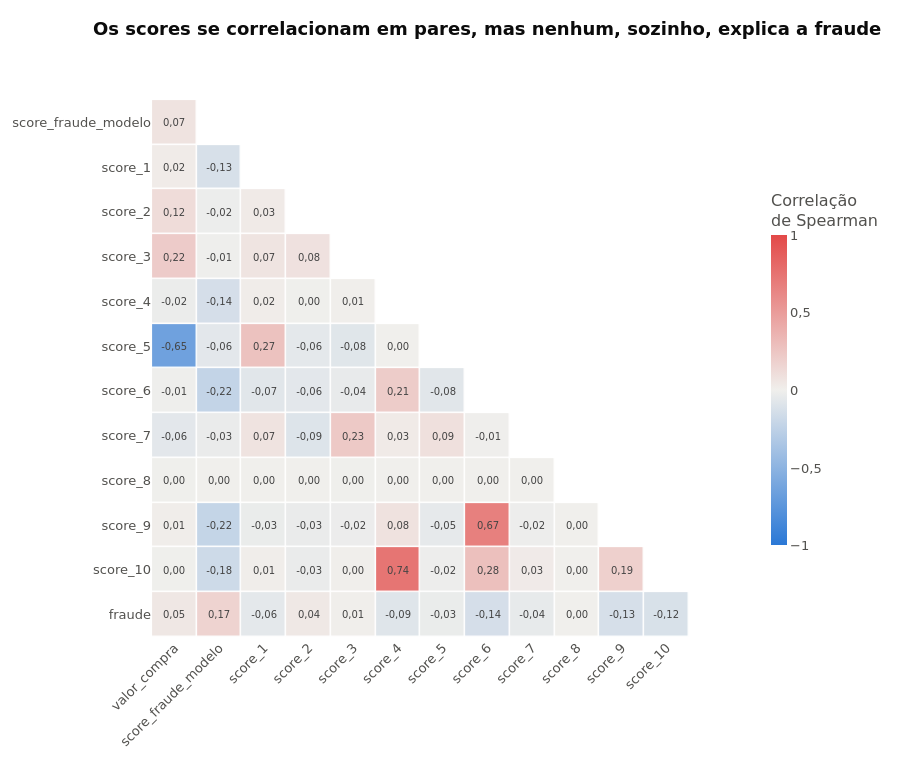

The notebook cell saved with this chart:
### Markdown cell above
### plotly

`px.imshow` desenha qualquer matriz. O hover mostra o par de variáveis e o valor, prático em matrizes grandes, onde números nas células ficariam ilegíveis.

| Personalização | Código | Efeito |
|---|---|---|
| Escala e limites | `color_continuous_scale=ESCALA_DIVERGENTE_PLOTLY, zmin=-1, zmax=1` | Mesmo papel de `cmap`, `vmin`, `vmax` |
| Números | `text_auto=".2f"` | Valor em cada célula (com vírgula, graças ao `separators` do template) |
| Respiro | `xgap=1.5, ygap=1.5` | Espaço entre as células |
| Hover | `hovertemplate="%{y} × %{x}<br>ρ = %{z:.2f}"` | Par de variáveis + valor |
| Células quadradas | `aspect="equal"` | |

### Code cell
fig = px.imshow(
    corr_triangulo,
    color_continuous_scale=ESCALA_DIVERGENTE_PLOTLY, zmin=-1, zmax=1,
    text_auto=".2f", aspect="equal",
    labels={"color": "Correlação<br>de Spearman"},
    title=TITULO_HEATMAP,
)

fig.update_traces(xgap=1.5, ygap=1.5, textfont_size=10,
                  hovertemplate="%{y} × %{x}<br>ρ = %{z:.2f}<extra></extra>")
fig.update_xaxes(tickangle=-45, showline=False, ticks="")
fig.update_yaxes(showgrid=False, showline=False)
fig.update_layout(width=LARGURA_QUADRADA, height=ALTURA_QUADRADA,
                  coloraxis_colorbar=dict(len=0.7, thickness=16))

fig.show()

### Figure 1 — Plotly figure (JSON) as saved in the notebook; plotly's stock layout.template omitted (floating-point values rounded to 4 significant figures; data arrays with more than 128 entries replaced by an {"elided": "..."} marker saying what was removed)
{"data": [{"coloraxis": "coloraxis", "hovertemplate": "%{y} × %{x}<br>ρ = %{z:.2f}<extra></extra>", "name": "0", "textfont": {"size": 10}, "texttemplate": "%{z:.2f}", "type": "heatmap", "x": ["valor_compra", "score_fraude_modelo", "score_1", "score_2", "score_3", "score_4", "score_5", "score_6", "score_7", "score_8", "score_9", "score_10"], "xaxis": "x", "xgap": 1.5, "y": ["score_fraude_modelo", "score_1", "score_2", "score_3", "score_4", "score_5", "score_6", "score_7", "score_8", "score_9", "score_10", "fraude"], "yaxis": "y", "ygap": 1.5, "z": {"elided": "12x12 float values"}}], "layout": {"coloraxis": {"autocolorscale": false, "cmax": 1, "cmin": -1, "colorbar": {"len": 0.7, "thickness": 16, "title": {"text": "Correlação<br>de Spearman"}}, "colorscale": [[0, "#2a78d6"], [0.5, "#f0efec"], [1, "#e34948"]]}, "height": 760, "title": {"text": "Os scores se correlacionam em pares, mas nenhum, sozinho, explica a fraude"}, "width": 900, "xaxis": {"anchor": "y", "constrain": "domain", "domain": [0, 1], "scaleanchor": "y", "showline": false, "tickangle": -45, "ticks": ""}, "yaxis": {"anchor": "x", "autorange": "reversed", "constrain": "domain", "domain": [0, 1], "showgrid": false, "showline": false}}}
